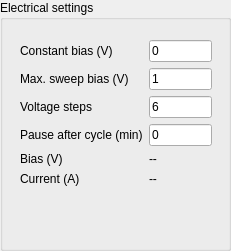
   <widget class="QGroupBox" name="electrical_box">
    <property name="enabled">
     <bool>true</bool>
    </property>
    <property name="geometry">
     <rect>
      <x>590</x>
      <y>440</y>
      <width>231</width>
      <height>251</height>
     </rect>
    </property>
    <property name="styleSheet">
     <string notr="true"/>
    </property>
    <property name="title">
     <string>Electrical settings</string>
    </property>
    <widget class="QWidget" name="formLayoutWidget">
     <property name="geometry">
      <rect>
       <x>20</x>
       <y>40</y>
       <width>192</width>
       <height>168</height>
      </rect>
     </property>
     <layout class="QFormLayout" name="formLayout_bias">
      <property name="labelAlignment">
       <set>Qt::AlignLeading|Qt::AlignLeft|Qt::AlignVCenter</set>
      </property>
      <property name="horizontalSpacing">
       <number>6</number>
      </property>
      <item row="0" column="1">
       <widget class="QLineEdit" name="set_bias">
        <property name="text">
         <string>0</string>
        </property>
        <property name="placeholderText">
         <string>0.01</string>
        </property>
       </widget>
      </item>
      <item row="1" column="0">
       <widget class="QLabel" name="max_bias_label">
        <property name="text">
         <string>Max. sweep bias (V)</string>
        </property>
       </widget>
      </item>
      <item row="1" column="1">
       <widget class="QLineEdit" name="max_bias">
        <property name="text">
         <string>1</string>
        </property>
        <property name="placeholderText">
         <string>0.5</string>
        </property>
       </widget>
      </item>
      <item row="2" column="0">
       <widget class="QLabel" name="voltage_steps_label">
        <property name="text">
         <string>Voltage steps</string>
        </property>
       </widget>
      </item>
      <item row="2" column="1">
       <widget class="QLineEdit" name="voltage_steps">
        <property name="text">
         <string>6</string>
        </property>
        <property name="placeholderText">
         <string>10</string>
        </property>
       </widget>
      </item>
      <item row="3" column="0">
       <widget class="QLabel" name="pause_keith_label">
        <property name="text">
         <string>Pause after cycle (min)</string>
        </property>
       </widget>
      </item>
      <item row="4" column="0">
       <widget class="QLabel" name="bias_label">
        <property name="text">
         <string>Bias (V)</string>
        </property>
       </widget>
      </item>
      <item row="4" column="1">
       <widget class="QLabel" name="actual_bias">
        <property name="text">
         <string>--</string>
        </property>
       </widget>
      </item>
      <item row="5" column="0">
       <widget class="QLabel" name="current_label">
        <property name="text">
         <string>Current (A)</string>
        </property>
       </widget>
      </item>
      <item row="5" column="1">
       <widget class="QLabel" name="current_display">
        <property name="sizePolicy">
         <sizepolicy hsizetype="Ignored" vsizetype="Preferred">
          <horstretch>0</horstretch>
          <verstretch>0</verstretch>
         </sizepolicy>
        </property>
        <property name="text">
         <string>--</string>
        </property>
       </widget>
      </item>
      <item row="0" column="0">
       <widget class="QLabel" name="constant_bias_label">
        <property name="text">
         <string>Constant bias (V)</string>
        </property>
       </widget>
      </item>
      <item row="3" column="1">
       <widget class="QLineEdit" name="set_keith_pause">
        <property name="text">
         <string>0</string>
        </property>
        <property name="placeholderText">
         <string>2</string>
        </property>
       </widget>
      </item>
     </layout>
    </widget>
   </widget>
